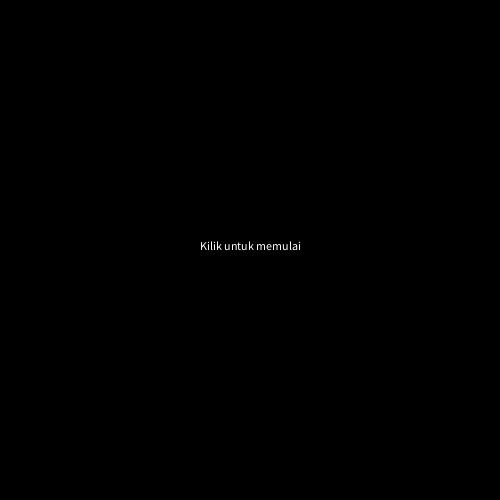
Frame 1 (no input)
Frame 60 (the mouse pressed at the canvas centre just before this capture): identical to frame 1, image omitted
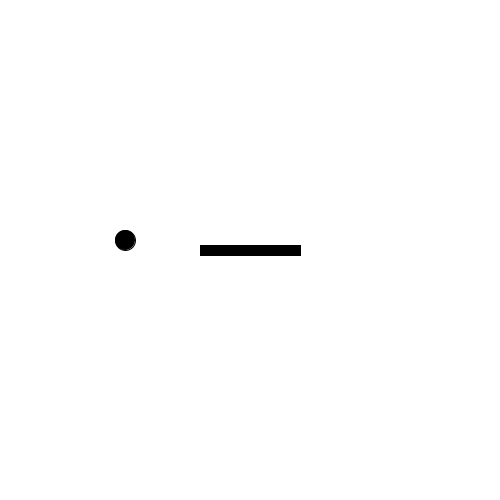
Frame 120 (the mouse held since frame 60 and released just before this capture)

The Processing sketch that drew these frames (run headless with seeded random() and noise(); from frame 60 on, the mouse is pressed at the canvas centre):

// Processing sketch: game
// ── game.pde
int gameScreen = 0;

float ballX, ballY;
int ballSize = 20;
int ballColor = color(0);

float gravity = 1;
float ballSpeedVert = 0;

float airFriction = 0.0001;
float friction = 0.1;

color racketColor = color(0);
float racketWidth = 100;
float racketheight = 10;
int racketBounceRate = 20;

void setup() {
    size(500,500);
    ballX=width/4;
    ballY=height/5;

}

void draw() {
    if (gameScreen == 0) {
        initScreen();
    } else if (gameScreen == 1) {
        gameScreen();
    } else if (gameScreen == 2) {
        gameOverScreen();
    }
}


void initScreen() {
    background(0);
    textAlign(CENTER);
    text("Kilik untuk memulai", height/2, width/2);
}

void gameScreen() {
    background(255);
    drawBall();
    applyGravity();
    keepInScreen();
    drawRacket();
    watchRacketBounce();
}


void gameOverScreen() {

}

public void mousePressed() {
    if (gameScreen == 0); {
        startGame();
    }
}

void startGame(){
    gameScreen = 1;
}

void keepInScreen() {
    if (ballY+(ballSize/2) > height) {
        makeBounceBottom(height);
    }
    if (ballY-(ballSize/2) < 0) {
        makeBounceTop(0);
    }
}

void drawBall() {
    fill(ballColor);
    ellipse(ballX, ballY, ballSize, ballSize);
}

void applyGravity() {
    ballSpeedVert += gravity;
    ballY += ballSpeedVert;
    ballSpeedVert -= (ballSpeedVert * airFriction);
}

void makeBounceBottom(float surface) {
    ballY = surface - (ballSize/2);
    ballSpeedVert *= -1;
    ballSpeedVert -= (ballSpeedVert * airFriction);
}

void makeBounceTop(float surface) {
    ballY = surface + (ballSize/2);
    ballSpeedVert *= -1;
    ballSpeedVert -= (ballSpeedVert * airFriction);
}

void drawRacket() {
    fill(racketColor);
    rectMode(CENTER);
    rect(mouseX, mouseY, racketWidth, racketheight);
}

void watchRacketBounce() {
    float overhead = mouseY - pmouseY;
    if ((ballX + (ballSize/2) > mouseX - (racketWidth/2)) && (ballX - (ballSize/2)) < mouseX + (racketWidth/2)) {
    } if (dist(ballX, ballY, ballX, mouseY) <= (ballSize/2)  + abs(overhead)) {
        makeBounceBottom(mouseY);
    } if (overhead < 0) {
        ballY += overhead;
        ballSpeedVert += overhead;
    }
}
